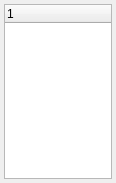
<ui version="4.0" >
 <class>BufferViewWidget</class>
 <widget class="QWidget" name="BufferViewWidget" >
  <property name="geometry" >
   <rect>
    <x>0</x>
    <y>0</y>
    <width>116</width>
    <height>183</height>
   </rect>
  </property>
  <property name="sizePolicy" >
   <sizepolicy>
    <hsizetype>5</hsizetype>
    <vsizetype>5</vsizetype>
    <horstretch>0</horstretch>
    <verstretch>0</verstretch>
   </sizepolicy>
  </property>
  <property name="minimumSize" >
   <size>
    <width>100</width>
    <height>100</height>
   </size>
  </property>
  <property name="windowTitle" >
   <string>BufferView</string>
  </property>
  <layout class="QVBoxLayout" >
   <property name="margin" >
    <number>4</number>
   </property>
   <property name="spacing" >
    <number>0</number>
   </property>
   <item>
    <widget class="QTreeWidget" name="tree" >
     <property name="sizePolicy" >
      <sizepolicy>
       <hsizetype>5</hsizetype>
       <vsizetype>5</vsizetype>
       <horstretch>0</horstretch>
       <verstretch>0</verstretch>
      </sizepolicy>
     </property>
     <property name="maximumSize" >
      <size>
       <width>16777215</width>
       <height>16777215</height>
      </size>
     </property>
     <property name="rootIsDecorated" >
      <bool>false</bool>
     </property>
    </widget>
   </item>
  </layout>
 </widget>
 <resources/>
 <connections/>
</ui>
